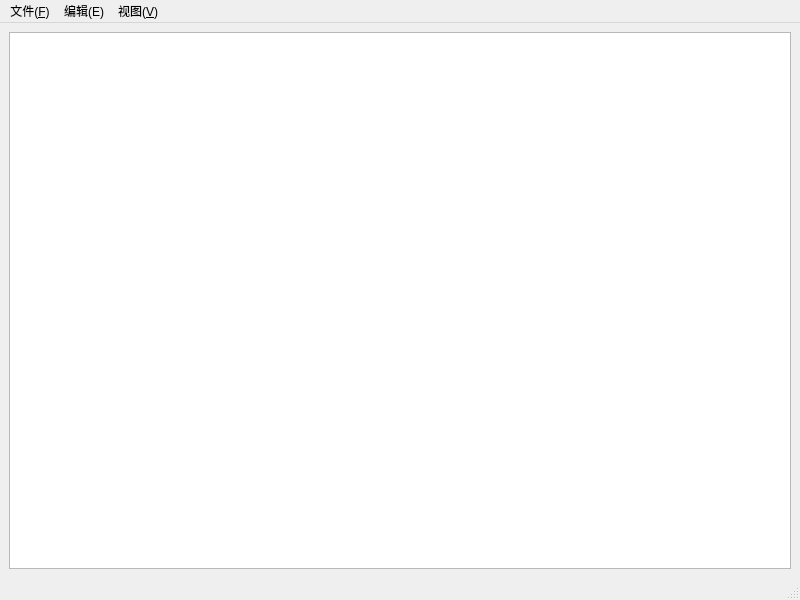
<?xml version="1.0" encoding="UTF-8"?>
<ui version="4.0">
 <class>MainWindow</class>
 <widget class="QMainWindow" name="MainWindow">
  <property name="geometry">
   <rect>
    <x>0</x>
    <y>0</y>
    <width>800</width>
    <height>600</height>
   </rect>
  </property>
  <property name="windowTitle">
   <string>新建文本文档.txt</string>
  </property>
  <widget class="QWidget" name="centralwidget">
   <layout class="QHBoxLayout" name="horizontalLayout">
    <item>
     <widget class="QTextEdit" name="textEdit"/>
    </item>
   </layout>
  </widget>
  <widget class="QMenuBar" name="menubar">
   <property name="geometry">
    <rect>
     <x>0</x>
     <y>0</y>
     <width>800</width>
     <height>29</height>
    </rect>
   </property>
   <widget class="QMenu" name="menu_F">
    <property name="title">
     <string>文件(&amp;F)</string>
    </property>
    <addaction name="newAction"/>
    <addaction name="openAction"/>
    <addaction name="saveAction"/>
   </widget>
   <widget class="QMenu" name="menu_E">
    <property name="title">
     <string>编辑(E)</string>
    </property>
   </widget>
   <widget class="QMenu" name="menu_V">
    <property name="title">
     <string>视图(&amp;V)</string>
    </property>
   </widget>
   <addaction name="menu_F"/>
   <addaction name="menu_E"/>
   <addaction name="menu_V"/>
  </widget>
  <widget class="QStatusBar" name="statusbar"/>
  <action name="newAction">
   <property name="text">
    <string>新建(&amp;N)</string>
   </property>
  </action>
  <action name="openAction">
   <property name="text">
    <string>打开(&amp;O)</string>
   </property>
  </action>
  <action name="saveAction">
   <property name="text">
    <string>另存为(&amp;S)</string>
   </property>
  </action>
 </widget>
 <resources/>
 <connections/>
</ui>
